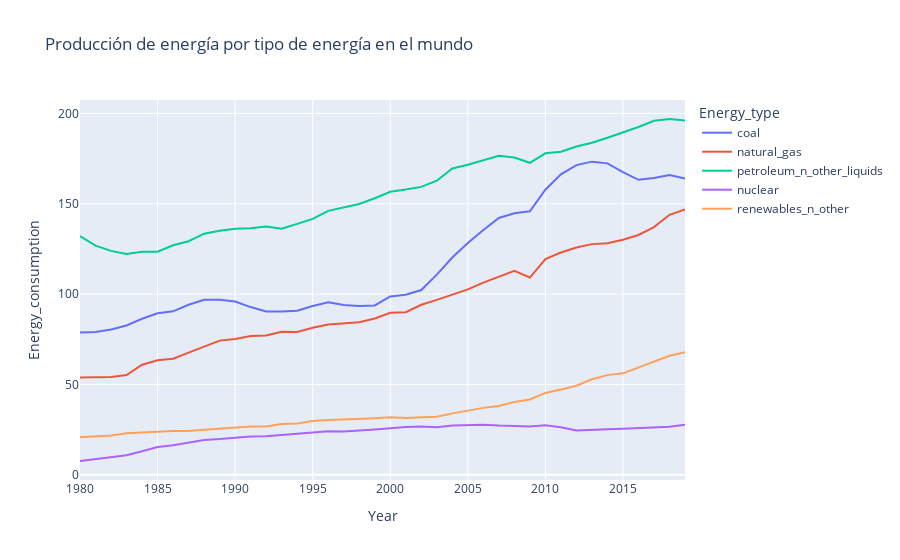

The code cell stored with this chart in its notebook:
### Code cell
tabla_g = tabla[tabla['Country'] == 'World'][['Year', 'Energy_type', 'Energy_consumption']].copy()
tabla_g = tabla_g[(tabla_g['Energy_type'] != 'all_energy_types')]
# tabla_g = tabla_g.groupby(['Year', 'Energy_type']).sum()
tabla_g.reset_index(inplace=True)
fig = px.line(tabla_g, 'Year', 'Energy_consumption', color='Energy_type', title='Producción de energía por tipo de energía en el mundo')
fig.show()

### Figure 1 — Plotly figure (JSON) as saved in the notebook; plotly's stock layout.template omitted (floating-point values rounded to 4 significant figures)
{"data": [{"hovertemplate": "Energy_type=coal<br>Year=%{x}<br>Energy_consumption=%{y}<extra></extra>", "legendgroup": "coal", "line": {"color": "#636efa", "dash": "solid"}, "marker": {"symbol": "circle"}, "mode": "lines", "name": "coal", "orientation": "v", "showlegend": true, "type": "scatter", "x": [1980, 1981, 1982, 1983, 1984, 1985, 1986, 1987, 1988, 1989, 1990, 1991, 1992, 1993, 1994, 1995, 1996, 1997, 1998, 1999, 2000, 2001, 2002, 2003, 2004, 2005, 2006, 2007, 2008, 2009, 2010, 2011, 2012, 2013, 2014, 2015, 2016, 2017, 2018, 2019], "xaxis": "x", "y": [78.66, 78.96, 80.42, 82.63, 86.36, 89.41, 90.43, 94.05, 96.87, 96.91, 95.87, 92.79, 90.34, 90.36, 90.8, 93.4, 95.44, 93.94, 93.33, 93.72, 98.66, 99.66, 102.2, 110.7, 120.3, 128.3, 135.4, 142.1, 144.7, 145.8, 157.8, 166.3, 171.4, 173.3, 172.4, 167.6, 163.3, 164.2, 165.9, 164.0], "yaxis": "y"}, {"hovertemplate": "Energy_type=natural_gas<br>Year=%{x}<br>Energy_consumption=%{y}<extra></extra>", "legendgroup": "natural_gas", "line": {"color": "#EF553B", "dash": "solid"}, "marker": {"symbol": "circle"}, "mode": "lines", "name": "natural_gas", "orientation": "v", "showlegend": true, "type": "scatter", "x": [1980, 1981, 1982, 1983, 1984, 1985, 1986, 1987, 1988, 1989, 1990, 1991, 1992, 1993, 1994, 1995, 1996, 1997, 1998, 1999, 2000, 2001, 2002, 2003, 2004, 2005, 2006, 2007, 2008, 2009, 2010, 2011, 2012, 2013, 2014, 2015, 2016, 2017, 2018, 2019], "xaxis": "x", "y": [53.87, 53.9, 54.06, 55.15, 60.84, 63.37, 64.22, 67.56, 71.01, 74.23, 75.12, 76.73, 77.11, 79.11, 79.0, 81.32, 83.2, 83.7, 84.37, 86.52, 89.6, 89.93, 94.06, 96.79, 99.79, 102.6, 106.3, 109.7, 112.9, 109.1, 119.4, 123.0, 125.8, 127.7, 128.1, 130.1, 132.7, 137.1, 143.9, 146.9], "yaxis": "y"}, {"hovertemplate": "Energy_type=petroleum_n_other_liquids<br>Year=%{x}<br>Energy_consumption=%{y}<extra></extra>", "legendgroup": "petroleum_n_other_liquids", "line": {"color": "#00cc96", "dash": "solid"}, "marker": {"symbol": "circle"}, "mode": "lines", "name": "petroleum_n_other_liquids", "orientation": "v", "showlegend": true, "type": "scatter", "x": [1980, 1981, 1982, 1983, 1984, 1985, 1986, 1987, 1988, 1989, 1990, 1991, 1992, 1993, 1994, 1995, 1996, 1997, 1998, 1999, 2000, 2001, 2002, 2003, 2004, 2005, 2006, 2007, 2008, 2009, 2010, 2011, 2012, 2013, 2014, 2015, 2016, 2017, 2018, 2019], "xaxis": "x", "y": [132.1, 126.8, 123.9, 122.2, 123.4, 123.5, 127.0, 129.3, 133.4, 135.0, 136.1, 136.4, 137.3, 136.2, 138.9, 141.6, 146.1, 148.1, 149.9, 153.1, 156.7, 157.8, 159.3, 162.8, 169.6, 171.6, 174.0, 176.5, 175.6, 172.7, 177.9, 178.8, 181.7, 183.8, 186.5, 189.3, 192.5, 195.9, 196.9, 196.1], "yaxis": "y"}, {"hovertemplate": "Energy_type=nuclear<br>Year=%{x}<br>Energy_consumption=%{y}<extra></extra>", "legendgroup": "nuclear", "line": {"color": "#ab63fa", "dash": "solid"}, "marker": {"symbol": "circle"}, "mode": "lines", "name": "nuclear", "orientation": "v", "showlegend": true, "type": "scatter", "x": [1980, 1981, 1982, 1983, 1984, 1985, 1986, 1987, 1988, 1989, 1990, 1991, 1992, 1993, 1994, 1995, 1996, 1997, 1998, 1999, 2000, 2001, 2002, 2003, 2004, 2005, 2006, 2007, 2008, 2009, 2010, 2011, 2012, 2013, 2014, 2015, 2016, 2017, 2018, 2019], "xaxis": "x", "y": [7.576, 8.527, 9.508, 10.72, 12.99, 15.3, 16.25, 17.64, 19.23, 19.74, 20.36, 21.18, 21.28, 22.01, 22.41, 23.26, 24.11, 23.88, 24.31, 25.08, 25.65, 26.38, 26.67, 26.3, 27.25, 27.3, 27.67, 27.16, 27.03, 26.64, 27.38, 26.25, 24.47, 24.65, 25.14, 25.44, 25.71, 25.9, 26.51, 27.66], "yaxis": "y"}, {"hovertemplate": "Energy_type=renewables_n_other<br>Year=%{x}<br>Energy_consumption=%{y}<extra></extra>", "legendgroup": "renewables_n_other", "line": {"color": "#FFA15A", "dash": "solid"}, "marker": {"symbol": "circle"}, "mode": "lines", "name": "renewables_n_other", "orientation": "v", "showlegend": true, "type": "scatter", "x": [1980, 1981, 1982, 1983, 1984, 1985, 1986, 1987, 1988, 1989, 1990, 1991, 1992, 1993, 1994, 1995, 1996, 1997, 1998, 1999, 2000, 2001, 2002, 2003, 2004, 2005, 2006, 2007, 2008, 2009, 2010, 2011, 2012, 2013, 2014, 2015, 2016, 2017, 2018, 2019], "xaxis": "x", "y": [20.7, 21.11, 21.72, 22.95, 23.54, 23.8, 24.23, 24.13, 24.93, 25.44, 26.11, 26.74, 26.74, 28.02, 28.34, 29.7, 30.32, 30.64, 30.57, 31.27, 31.76, 31.45, 31.73, 32.09, 33.95, 35.66, 36.99, 38.04, 40.29, 41.64, 45.25, 47.2, 49.23, 52.83, 55.13, 56.11, 59.25, 62.4, 65.85, 67.76], "yaxis": "y"}], "layout": {"legend": {"title": {"text": "Energy_type"}, "tracegroupgap": 0}, "title": {"text": "Producción de energía por tipo de energía en el mundo"}, "xaxis": {"anchor": "y", "domain": [0, 1], "title": {"text": "Year"}}, "yaxis": {"anchor": "x", "domain": [0, 1], "title": {"text": "Energy_consumption"}}}}
